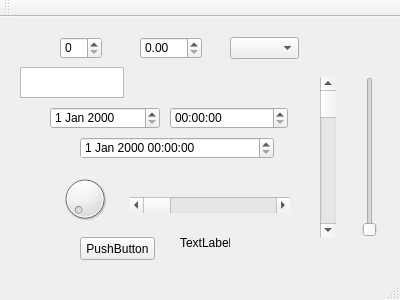
<?xml version="1.0" encoding="UTF-8"?>
<ui version="4.0">
 <class>MainWindow</class>
 <widget class="QMainWindow" name="MainWindow">
  <property name="geometry">
   <rect>
    <x>0</x>
    <y>0</y>
    <width>400</width>
    <height>300</height>
   </rect>
  </property>
  <property name="windowTitle">
   <string>MainWindow</string>
  </property>
  <widget class="QWidget" name="centralWidget">
   <widget class="QTimeEdit" name="timeEdit">
    <property name="geometry">
     <rect>
      <x>170</x>
      <y>90</y>
      <width>118</width>
      <height>22</height>
     </rect>
    </property>
   </widget>
   <widget class="QDateEdit" name="dateEdit">
    <property name="geometry">
     <rect>
      <x>50</x>
      <y>90</y>
      <width>110</width>
      <height>22</height>
     </rect>
    </property>
   </widget>
   <widget class="QDateTimeEdit" name="dateTimeEdit">
    <property name="geometry">
     <rect>
      <x>80</x>
      <y>120</y>
      <width>194</width>
      <height>22</height>
     </rect>
    </property>
   </widget>
   <widget class="QDial" name="dial">
    <property name="geometry">
     <rect>
      <x>60</x>
      <y>150</y>
      <width>50</width>
      <height>64</height>
     </rect>
    </property>
    <property name="pageStep">
     <number>1</number>
    </property>
   </widget>
   <widget class="QScrollBar" name="horizontalScrollBar">
    <property name="geometry">
     <rect>
      <x>130</x>
      <y>180</y>
      <width>160</width>
      <height>16</height>
     </rect>
    </property>
    <property name="orientation">
     <enum>Qt::Horizontal</enum>
    </property>
   </widget>
   <widget class="QScrollBar" name="verticalScrollBar">
    <property name="geometry">
     <rect>
      <x>320</x>
      <y>60</y>
      <width>16</width>
      <height>160</height>
     </rect>
    </property>
    <property name="orientation">
     <enum>Qt::Vertical</enum>
    </property>
   </widget>
   <widget class="QSlider" name="verticalSlider">
    <property name="geometry">
     <rect>
      <x>360</x>
      <y>60</y>
      <width>19</width>
      <height>160</height>
     </rect>
    </property>
    <property name="orientation">
     <enum>Qt::Vertical</enum>
    </property>
   </widget>
   <widget class="QLabel" name="label">
    <property name="geometry">
     <rect>
      <x>180</x>
      <y>220</y>
      <width>50</width>
      <height>12</height>
     </rect>
    </property>
    <property name="text">
     <string>TextLabel</string>
    </property>
   </widget>
   <widget class="QSpinBox" name="spinBox">
    <property name="geometry">
     <rect>
      <x>60</x>
      <y>20</y>
      <width>42</width>
      <height>22</height>
     </rect>
    </property>
   </widget>
   <widget class="QDoubleSpinBox" name="doubleSpinBox_2">
    <property name="geometry">
     <rect>
      <x>140</x>
      <y>20</y>
      <width>62</width>
      <height>22</height>
     </rect>
    </property>
   </widget>
   <widget class="QComboBox" name="comboBox">
    <property name="geometry">
     <rect>
      <x>230</x>
      <y>20</y>
      <width>69</width>
      <height>22</height>
     </rect>
    </property>
    <property name="editable">
     <bool>false</bool>
    </property>
   </widget>
   <widget class="QTextEdit" name="textEdit">
    <property name="geometry">
     <rect>
      <x>20</x>
      <y>50</y>
      <width>104</width>
      <height>31</height>
     </rect>
    </property>
   </widget>
   <widget class="QPushButton" name="pushButton">
    <property name="geometry">
     <rect>
      <x>80</x>
      <y>220</y>
      <width>75</width>
      <height>23</height>
     </rect>
    </property>
    <property name="text">
     <string>PushButton</string>
    </property>
   </widget>
  </widget>
  <widget class="QMenuBar" name="menuBar">
   <property name="geometry">
    <rect>
     <x>0</x>
     <y>0</y>
     <width>400</width>
     <height>24</height>
    </rect>
   </property>
  </widget>
  <widget class="QToolBar" name="mainToolBar">
   <attribute name="toolBarArea">
    <enum>TopToolBarArea</enum>
   </attribute>
   <attribute name="toolBarBreak">
    <bool>false</bool>
   </attribute>
  </widget>
  <widget class="QStatusBar" name="statusBar"/>
 </widget>
 <layoutdefault spacing="6" margin="11"/>
 <resources/>
 <connections/>
</ui>
